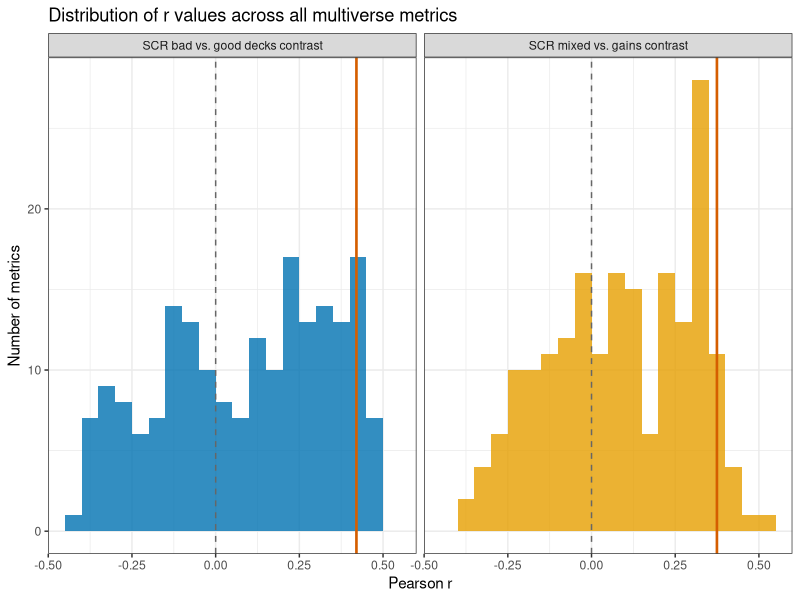
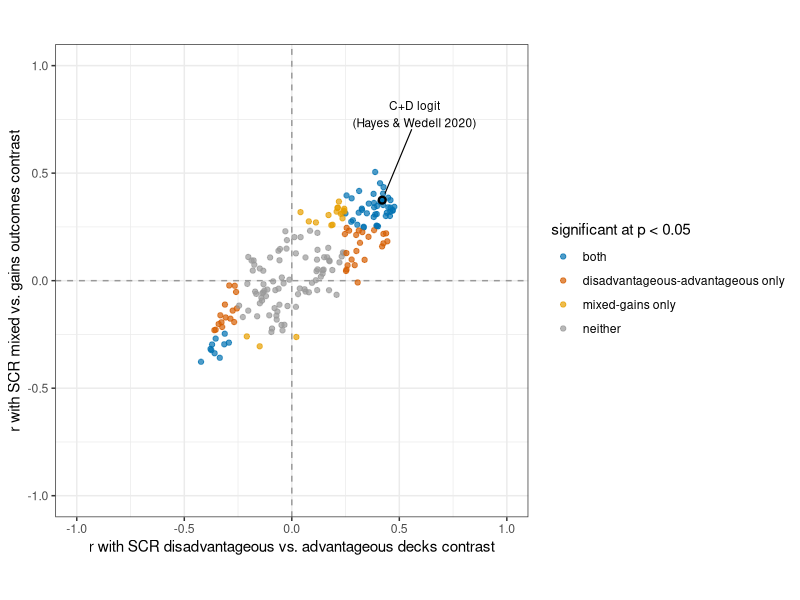
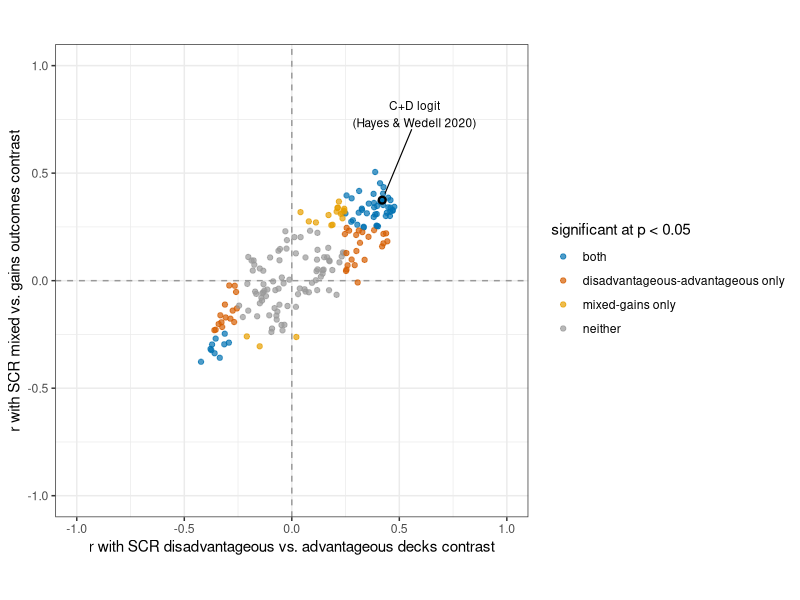

Reproduce these figures in R, in order.
## ---- chunk 1
knitr::opts_chunk$set(message = FALSE, warning = FALSE)
## ---- chunk 2

library(tidyverse)
library(ggrepel)
library(knitr)
library(kableExtra)

## ---- chunk 3

# all multiverse performance metrics, one row per participant
metrics_wide <- read_csv(
  "../../data/processed/example hayes2020/data_processed_participant_level.csv",
  show_col_types = FALSE
)

# scr predictor 1: bad (A+B) minus good (C+D) deck scr difference
scr_deck <- read_csv(
  "../../data/raw/example hayes2020/scr_deck_diffs.csv",
  show_col_types = FALSE
) %>%
  rename(scr_deck_diff = log_fSCR_Z) %>%
  select(id, scr_deck_diff)

# scr predictor 2: mixed-outcome minus gain-only outcome scr difference
scr_outcome <- read_csv(
  "../../data/raw/example hayes2020/scr_outcome_diffs.csv",
  show_col_types = FALSE
) %>%
  rename(scr_outcome_diff = log_fSCR_Z) %>%
  select(id, scr_outcome_diff)

analysis_data <- metrics_wide %>%
  left_join(scr_deck,    by = "id") %>%
  left_join(scr_outcome, by = "id")

## ---- chunk 4

cat("Participants:", nrow(analysis_data), "\n")
cat("Metric columns (before filtering):", ncol(metrics_wide) - 1, "\n")

# drop id column and zero-variance columns
zero_var_cols <- metrics_wide %>%
  select(-id) %>%
  summarise(across(everything(), ~ sd(.x, na.rm = TRUE))) %>%
  pivot_longer(everything(), names_to = "col", values_to = "sd") %>%
  filter(sd == 0 | is.na(sd)) %>%
  pull(col)

metric_cols <- setdiff(names(metrics_wide), c("id", zero_var_cols))

cat("Zero-variance columns excluded:", length(zero_var_cols),
    paste0("(", paste(zero_var_cols, collapse = ", "), ")"), "\n")
cat("Metrics entering correlations:", length(metric_cols), "\n")

## ---- chunk 5

run_cor <- function(x, y) {
  test <- cor.test(x, y, method = "pearson")
  tibble(r = test$estimate, p = test$p.value)
}

cor_results <- map_dfr(metric_cols, function(col) {
  d <- run_cor(analysis_data[[col]], analysis_data$scr_deck_diff)
  o <- run_cor(analysis_data[[col]], analysis_data$scr_outcome_diff)
  tibble(
    metric    = col,
    r_deck    = d$r,
    p_deck    = d$p,
    r_outcome = o$r,
    p_outcome = o$p
  )
})

## ---- chunk 6

n_metrics   <- nrow(cor_results)
sig_deck    <- sum(cor_results$p_deck    < .05, na.rm = TRUE)
sig_outcome <- sum(cor_results$p_outcome < .05, na.rm = TRUE)
sig_both    <- sum(cor_results$p_deck < .05 & cor_results$p_outcome < .05, na.rm = TRUE)
sig_neither <- sum(cor_results$p_deck >= .05 & cor_results$p_outcome >= .05, na.rm = TRUE)
sign_flip   <- sum(sign(cor_results$r_deck) != sign(cor_results$r_outcome), na.rm = TRUE)

tibble(
  `Total metrics`                           = n_metrics,
  `SCR deck: p < .05`                       = sig_deck,
  `SCR outcome: p < .05`                    = sig_outcome,
  `Both significant`                        = sig_both,
  `Neither significant`                     = sig_neither,
  `Sign differs between predictors`         = sign_flip
) %>%
  kable(caption = "Summary of correlation results across all multiverse metrics") %>%
  kable_classic(full_width = FALSE)

## ---- chunk 7

# hayes & wedell (2020) scored the igt as the logit of the c+d choice proportion
original_metric <- "C_plus_D_log_transform"

ranked_results <- cor_results %>%
  mutate(
    rank_deck    = rank(-abs(r_deck),    ties.method = "min"),
    rank_outcome = rank(-abs(r_outcome), ties.method = "min")
  )

original_rank <- ranked_results %>%
  filter(metric == original_metric)

rank_deck           <- original_rank$rank_deck
rank_outcome        <- original_rank$rank_outcome
n_stronger_deck     <- rank_deck    - 1
n_stronger_outcome  <- rank_outcome - 1

cat(sprintf(
  paste(
    "The originally reported scoring strategy reproduced Hayes and Wedell's",
    "correlations exactly. It ranked %dth of %d metrics for the deck contrast",
    "and %dth for the outcome contrast, so only %d and %d alternative scoring",
    "strategies would have yielded a stronger association (see Fig. 3).\n"
  ),
  rank_deck, n_metrics, rank_outcome, n_stronger_deck, n_stronger_outcome
))

## ---- chunk 8

# r values for Hayes & Wedell's metric, shaped to match the facet variable
authors_r <- cor_results %>%
  filter(metric == "C_plus_D_log_transform") %>%
  select(r_deck, r_outcome) %>%
  pivot_longer(everything(), names_to = "r_var", values_to = "r") %>%
  mutate(predictor = recode(r_var,
    r_deck    = "SCR bad vs. good decks contrast",
    r_outcome = "SCR mixed vs. gains contrast"
  ))

cor_results %>%
  select(metric, r_deck, r_outcome) %>%
  pivot_longer(c(r_deck, r_outcome), names_to = "predictor", values_to = "r") %>%
  mutate(predictor = recode(predictor,
    r_deck    = "SCR bad vs. good decks contrast",
    r_outcome = "SCR mixed vs. gains contrast"
  )) %>%
  ggplot(aes(r, fill = predictor)) +
  geom_histogram(binwidth = 0.05, boundary = 0, alpha = 0.8, colour = NA) +
  geom_vline(xintercept = 0, linetype = "dashed", colour = "grey40") +
  geom_vline(data = authors_r, aes(xintercept = r),
             colour = "#D55E00", linewidth = 0.9) +
  facet_wrap(~ predictor) +
  scale_fill_manual(values = c("#0072B2", "#E69F00"), guide = "none") +
  scale_x_continuous(breaks = seq(-1, 1, 0.25)) +
  labs(
    title = "Distribution of r values across all multiverse metrics",
    x = "Pearson r",
    y = "Number of metrics"
  ) +
  theme_bw()

## ---- chunk 9

cor_results %>%
  arrange(desc(abs(r_deck))) %>%
  mutate(
    r_deck_fmt    = sprintf("%.3f%s", r_deck,    if_else(p_deck    < .05, "*", "")),
    p_deck_fmt    = sprintf("%.3f",   p_deck),
    r_outcome_fmt = sprintf("%.3f%s", r_outcome, if_else(p_outcome < .05, "*", "")),
    p_outcome_fmt = sprintf("%.3f",   p_outcome)
  ) %>%
  select(metric, r_deck_fmt, p_deck_fmt, r_outcome_fmt, p_outcome_fmt) %>%
  kable(
    col.names = c("Metric", "r", "p", "r", "p"),
    caption   = paste0(
      "Pearson correlations between all multiverse IGT metrics and SCR predictors (N = 64). ",
      "* p < .05. Sorted by |r| for SCR bad-good deck predictor."
    )
  ) %>%
  kable_classic(full_width = FALSE) %>%
  add_header_above(c(" " = 1, "SCR bad-good decks" = 2, "SCR mixed-gains" = 2))

## ---- chunk 10

author_row <- cor_results %>% filter(metric == "C_plus_D_log_transform")

p_scatter <- cor_results %>%
  mutate(
    sig = case_when(
      p_deck < .05 & p_outcome < .05 ~ "both",
      p_deck < .05                   ~ "disadvantageous-advantageous only",
      p_outcome < .05                ~ "mixed-gains only",
      TRUE                           ~ "neither"
    ),
    sig = factor(sig, levels = c("both", "disadvantageous-advantageous only", "mixed-gains only", "neither"))
  ) %>%
  ggplot(aes(r_deck, r_outcome, colour = sig)) +
  geom_hline(yintercept = 0, linetype = "dashed", colour = "grey60") +
  geom_vline(xintercept = 0, linetype = "dashed", colour = "grey60") +
  geom_point(alpha = 0.7, size = 1.5) +
  geom_point(data = author_row, aes(x = r_deck, y = r_outcome),
             shape = 21, size = 1.5, fill = "#0072B2", colour = "black",
             stroke = 1.2, inherit.aes = FALSE) +
  geom_text_repel(data = author_row, aes(x = r_deck, y = r_outcome,
                  label = "C+D logit\n(Hayes & Wedell 2020)"),
                  colour = "black", size = 3,
                  segment.colour = "black", segment.size = 0.4,
                  point.padding = 0.6,
                  min.segment.length = 0,
                  nudge_x = 0.15, nudge_y = 0.4,
                  force = 0,
                  inherit.aes = FALSE) +
  scale_colour_manual(values = c(
    "both"             = "#0072B2",
    "disadvantageous-advantageous only"    = "#D55E00",
    "mixed-gains only" = "#E69F00",
    "neither"          = "grey60"
  )) +
  labs(
    x      = "r with SCR disadvantageous vs. advantageous decks contrast",
    y      = "r with SCR mixed vs. gains outcomes contrast",
    colour = "significant at p < 0.05"
  ) +
  coord_fixed(ratio = 1, xlim = c(-1, 1), ylim = c(-1, 1)) +
  theme_bw()

p_scatter

ggsave("scr_correlations_scatter.jpeg", plot = p_scatter,
       width = 7, height = 7, units = "in", dpi = 300)

## ---- chunk 11

write_csv(cor_results,
          "../../data/processed/example hayes2020/scr_correlations.csv")

cat("Saved", nrow(cor_results), "rows to",
    "data/processed/example hayes2020/scr_correlations.csv\n")

## ---- chunk 12

sessionInfo()
